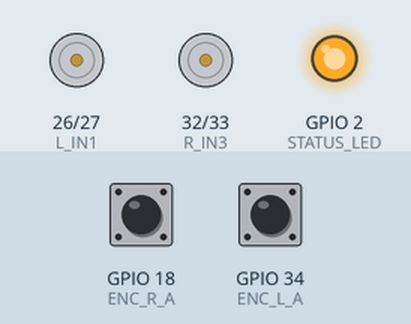
This sketch was run on a simulated ESP32. Shown: motor-driver pin pairs drawn as motors (green arrow = first pin HIGH = forward, orange = second pin HIGH = backward, longer = more drive, scaled by the enable pin), output pins drawn as LEDs (lit = HIGH). The inputs (shaded band) are chosen by the test bench; at power-on: GPIO 18 (ENC_R_A) HIGH, GPIO 34 (ENC_L_A) HIGH. What the sketch prints to the serial monitor is not drawn.

Above: at 13.2 s.
At 14.7 s:
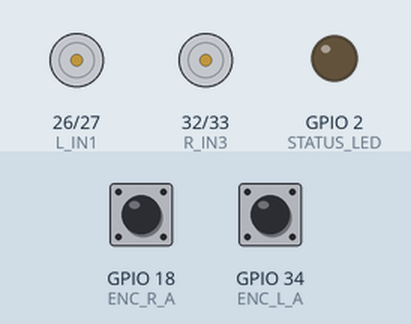
Timing chart, 0 to 16.0 s (numbered marks = the images above):
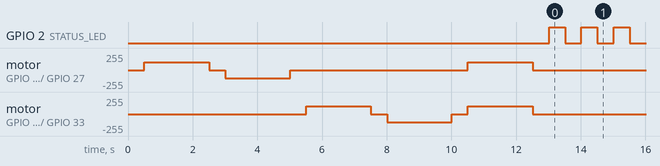

The sketch:

motor_test.ino
```cpp
/*
 * ╔══════════════════════════════════════════════════════════════════════╗
 * ║  MOTOR TEST — Simple N20 encoder motor hardware test                ║
 * ║                                                                      ║
 * ║  Upload this to ESP32. Open Serial Monitor at 115200 baud.          ║
 * ║  It will:                                                            ║
 * ║    1. Spin LEFT motor forward 2s, then backward 2s                  ║
 * ║    2. Spin RIGHT motor forward 2s, then backward 2s                 ║
 * ║    3. Spin BOTH motors forward 2s                                   ║
 * ║    4. Print encoder ticks continuously                              ║
 * ║                                                                      ║
 * ║  If motors don't spin → wiring or battery problem                   ║
 * ║  If encoders don't count → encoder wiring problem                   ║
 * ╚══════════════════════════════════════════════════════════════════════╝
 */

#include <Arduino.h>

// ── Pin Definitions (same as main firmware) ──
#define L_IN1      26
#define L_IN2      27
#define L_ENA      25

#define R_IN3      32
#define R_IN4      33
#define R_ENB       4

#define ENC_L_A    34
#define ENC_L_B    35
#define ENC_R_A    18
#define ENC_R_B    19
#define STATUS_LED  2

// ── Encoder counters ──
volatile int32_t enc_left  = 0;
volatile int32_t enc_right = 0;

void IRAM_ATTR isrLeft()  { enc_left++;  }
void IRAM_ATTR isrRight() { enc_right++; }

// ── Motor helpers ──
void stopAll() {
  digitalWrite(L_IN1, LOW); digitalWrite(L_IN2, LOW);
  digitalWrite(R_IN3, LOW); digitalWrite(R_IN4, LOW);
  #if ESP_ARDUINO_VERSION_MAJOR >= 3
    ledcWrite(L_ENA, 0);
    ledcWrite(R_ENB, 0);
  #else
    ledcWrite(0, 0);
    ledcWrite(1, 0);
  #endif
}

void setLeftMotor(int pwm) {
  if (pwm > 0) {
    digitalWrite(L_IN1, HIGH); digitalWrite(L_IN2, LOW);
  } else if (pwm < 0) {
    digitalWrite(L_IN1, LOW); digitalWrite(L_IN2, HIGH);
  } else {
    digitalWrite(L_IN1, LOW); digitalWrite(L_IN2, LOW);
  }
  #if ESP_ARDUINO_VERSION_MAJOR >= 3
    ledcWrite(L_ENA, abs(pwm));
  #else
    ledcWrite(0, abs(pwm));
  #endif
}

void setRightMotor(int pwm) {
  if (pwm > 0) {
    digitalWrite(R_IN3, HIGH); digitalWrite(R_IN4, LOW);
  } else if (pwm < 0) {
    digitalWrite(R_IN3, LOW); digitalWrite(R_IN4, HIGH);
  } else {
    digitalWrite(R_IN3, LOW); digitalWrite(R_IN4, LOW);
  }
  #if ESP_ARDUINO_VERSION_MAJOR >= 3
    ledcWrite(R_ENB, abs(pwm));
  #else
    ledcWrite(1, abs(pwm));
  #endif
}

void setup() {
  Serial.begin(115200);
  delay(500);

  pinMode(STATUS_LED, OUTPUT);
  pinMode(L_IN1, OUTPUT); pinMode(L_IN2, OUTPUT);
  pinMode(R_IN3, OUTPUT); pinMode(R_IN4, OUTPUT);

  // PWM setup
  #if ESP_ARDUINO_VERSION_MAJOR >= 3
    ledcAttach(L_ENA, 20000, 8);
    ledcAttach(R_ENB, 20000, 8);
  #else
    ledcSetup(0, 20000, 8);
    ledcSetup(1, 20000, 8);
    ledcAttachPin(L_ENA, 0);
    ledcAttachPin(R_ENB, 1);
  #endif

  stopAll();

  // Encoder pins
  pinMode(ENC_L_A, INPUT);
  pinMode(ENC_L_B, INPUT);
  pinMode(ENC_R_A, INPUT_PULLUP);
  pinMode(ENC_R_B, INPUT_PULLUP);
  attachInterrupt(digitalPinToInterrupt(ENC_L_A), isrLeft,  RISING);
  attachInterrupt(digitalPinToInterrupt(ENC_R_A), isrRight, RISING);

  Serial.println("========================================");
  Serial.println("  SMALLBOT MOTOR + ENCODER TEST");
  Serial.println("========================================");
  Serial.println();

  // ── TEST 1: Left motor forward ──
  enc_left = 0; enc_right = 0;
  Serial.println("[TEST 1] LEFT motor FORWARD at PWM 120...");
  setLeftMotor(120);
  delay(2000);
  stopAll();
  Serial.print("  Encoder L="); Serial.print(enc_left);
  Serial.print("  R="); Serial.println(enc_right);
  Serial.println(enc_left > 10 ? "  >> LEFT ENCODER: OK" : "  >> LEFT ENCODER: FAIL (no ticks)");
  delay(500);

  // ── TEST 2: Left motor backward ──
  enc_left = 0; enc_right = 0;
  Serial.println("[TEST 2] LEFT motor BACKWARD at PWM 120...");
  setLeftMotor(-120);
  delay(2000);
  stopAll();
  Serial.print("  Encoder L="); Serial.print(enc_left);
  Serial.print("  R="); Serial.println(enc_right);
  delay(500);

  // ── TEST 3: Right motor forward ──
  enc_left = 0; enc_right = 0;
  Serial.println("[TEST 3] RIGHT motor FORWARD at PWM 120...");
  setRightMotor(120);
  delay(2000);
  stopAll();
  Serial.print("  Encoder L="); Serial.print(enc_left);
  Serial.print("  R="); Serial.println(enc_right);
  Serial.println(enc_right > 10 ? "  >> RIGHT ENCODER: OK" : "  >> RIGHT ENCODER: FAIL (no ticks)");
  delay(500);

  // ── TEST 4: Right motor backward ──
  enc_left = 0; enc_right = 0;
  Serial.println("[TEST 4] RIGHT motor BACKWARD at PWM 120...");
  setRightMotor(-120);
  delay(2000);
  stopAll();
  Serial.print("  Encoder L="); Serial.print(enc_left);
  Serial.print("  R="); Serial.println(enc_right);
  delay(500);

  // ── TEST 5: Both motors forward ──
  enc_left = 0; enc_right = 0;
  Serial.println("[TEST 5] BOTH motors FORWARD at PWM 120...");
  setLeftMotor(120);
  setRightMotor(120);
  delay(2000);
  stopAll();
  Serial.print("  Encoder L="); Serial.print(enc_left);
  Serial.print("  R="); Serial.println(enc_right);
  delay(500);

  Serial.println();
  Serial.println("========================================");
  Serial.println("  TESTS COMPLETE — live encoder below");
  Serial.println("========================================");
  Serial.println();

  enc_left = 0; enc_right = 0;
}

void loop() {
  // Print live encoder values every 500ms — spin wheels by hand to check
  static uint32_t last_print = 0;
  if (millis() - last_print >= 500) {
    last_print = millis();
    Serial.print("Live encoders:  L=");
    Serial.print(enc_left);
    Serial.print("  R=");
    Serial.println(enc_right);
    digitalWrite(STATUS_LED, !digitalRead(STATUS_LED));
  }
}
```

Measured:
- by itself, GPIO 2 (STATUS_LED): alternates HIGH for 0.50 s and LOW for 0.50 s
